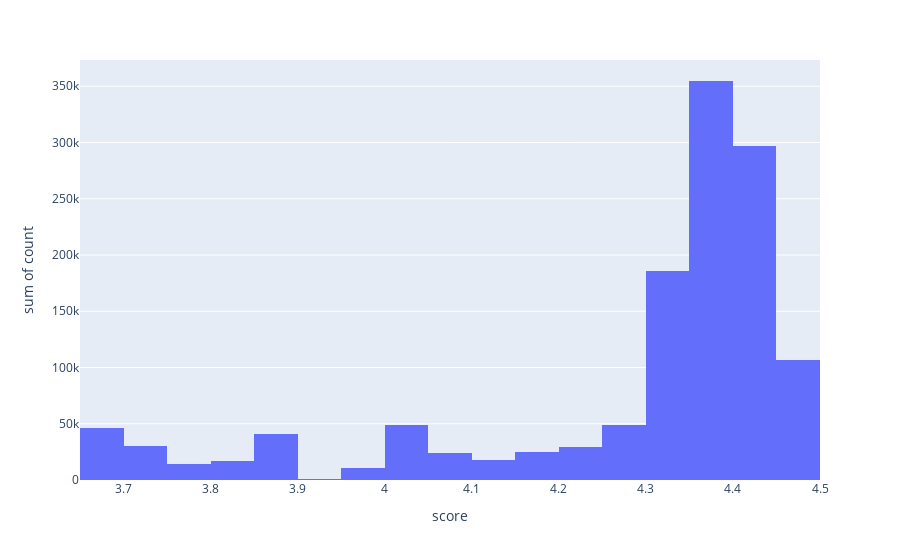

The cell this chart's notebook holds for it:
### Markdown cell above
#### The second chart shows a histogram of the scores and the counts of players leaving a score. It is clear from the histogram that most of the reviews are positive, so we can say that during Covid19 time the apps of supercell didn't score low but it would be interesting to compare these results to before the pandemic and see if there is any major differences. Unfortunately due to the time needed and space to scrape the data, I didn't do that for all the apps but we can explore some of the apps we I managed to get more data on.

### Code cell
fig = px.histogram(df_month, x = 'score', y = 'count', nbins = 20)
fig.show()

### Figure 1 — Plotly figure (JSON) as saved in the notebook; plotly's stock layout.template omitted (floating-point values rounded to 4 significant figures)
{"data": [{"alignmentgroup": "True", "bingroup": "x", "histfunc": "sum", "hovertemplate": "score=%{x}<br>sum of count=%{y}<extra></extra>", "legendgroup": "", "marker": {"color": "#636efa"}, "name": "", "nbinsx": 20, "offsetgroup": "", "orientation": "v", "showlegend": false, "type": "histogram", "x": [4.197, 4.238, 3.828, 4.446, 4.103, 4.21, 4.362, 3.867, 4.388, 4.272, 4.224, 4.264, 3.879, 4.437, 4.326, 4.146, 4.379, 3.883, 4.349, 3.99, 4.179, 4.198, 4.086, 4.423, 3.782, 4.141, 4.368, 3.681, 4.387, 3.737, 4.132, 4.416, 3.736, 4.499, 3.843, 4.237, 4.413, 4.03, 4.42, 4.165, 4.191, 4.36, 3.715, 4.393, 4.373, 4.115, 4.438, 3.69, 4.411, 4.224, 4.143, 4.227, 3.763, 4.396, 4.051, 4.116, 4.302, 4.01, 4.389, 4.119, 4.12, 4.267, 4.211, 3.661, 4.338, 4.255, 4.154, 3.917, 3.667, 3.766, 3.997, 4.229], "xaxis": "x", "y": [2584, 10459, 13785, 3239, 7821, 1421, 22156, 14684, 51378, 4383, 1298, 13511, 12898, 102073, 8404, 1325, 23328, 12992, 65826, 7788, 2697, 11226, 21374, 49909, 4284, 1302, 19336, 20012, 46180, 3623, 1280, 18749, 12572, 106347, 3389, 1196, 19220, 27824, 45424, 7662, 1119, 22375, 14354, 101320, 5978, 941, 20851, 11972, 37182, 2811, 908, 11588, 9851, 29767, 2369, 1043, 29309, 21253, 32873, 2460, 873, 24112, 716, 13970, 82509, 6683, 26, 651, 6, 423, 3106, 153], "yaxis": "y"}], "layout": {"barmode": "relative", "legend": {"tracegroupgap": 0}, "margin": {"t": 60}, "xaxis": {"anchor": "y", "domain": [0, 1], "title": {"text": "score"}}, "yaxis": {"anchor": "x", "domain": [0, 1], "title": {"text": "sum of count"}}}}
